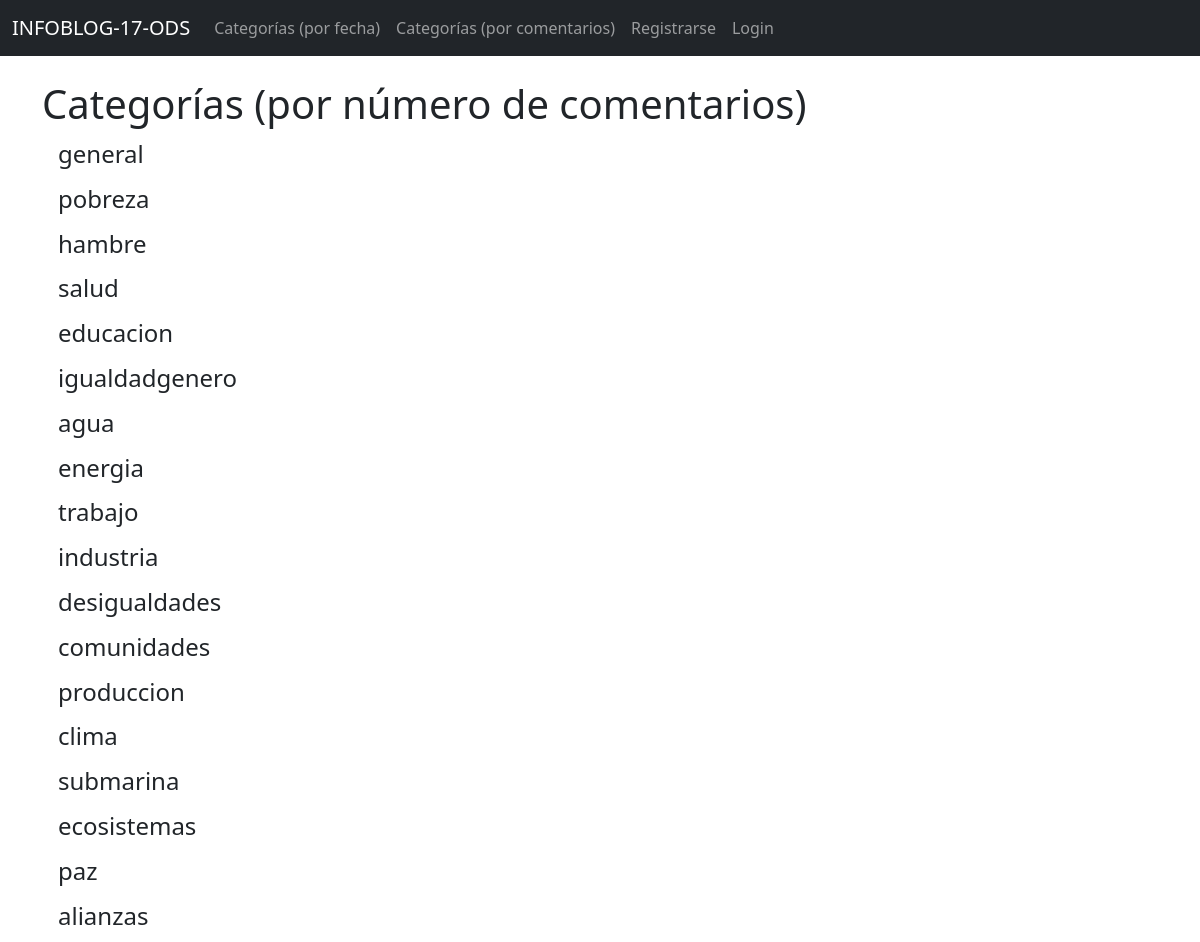
Page /category-list_2/ on the committed database.
### theblog/models.py (models this page shows, shortened)
class Category(models.Model):
    name = models.CharField(max_length=255)
    def __str__(self):
        return self.name

### theblog/views.py (the view)
# urls.py: path('category-list_2/', CategoryListView_2, name='category-list_2'),
def CategoryListView_2(request):
    cat_menu_list_2 = Category.objects.all()
    return render(request, 'category_list_2.html', {'cat_menu_list_2':cat_menu_list_2})

### theblog/templates/category_list_2.html (shortened to what this page needs)
{% extends 'base.html' %}
{% block content %}
	<h1>Categorías (por número de comentarios)</h1>
		{% for item in cat_menu_list_2 %}
           <h4><a class="dropdown-item" href="{% url 'category_2' item|slugify %}">{{ item }}</a></h4>
        {% endfor %}
{% endblock %}

### rows in the picture
Category: name "general"
Category: name "pobreza"
Category: name "hambre"
Category: name "salud"
Category: name "educacion"
Category: name "igualdadgenero"
Category: name "agua"
Category: name "energia"
Category: name "trabajo"
Category: name "industria"
Category: name "desigualdades"
Category: name "comunidades"
Category: name "produccion"
Category: name "clima"
Category: name "submarina"
Category: name "ecosistemas"
Category: name "paz"
Category: name "alianzas"
